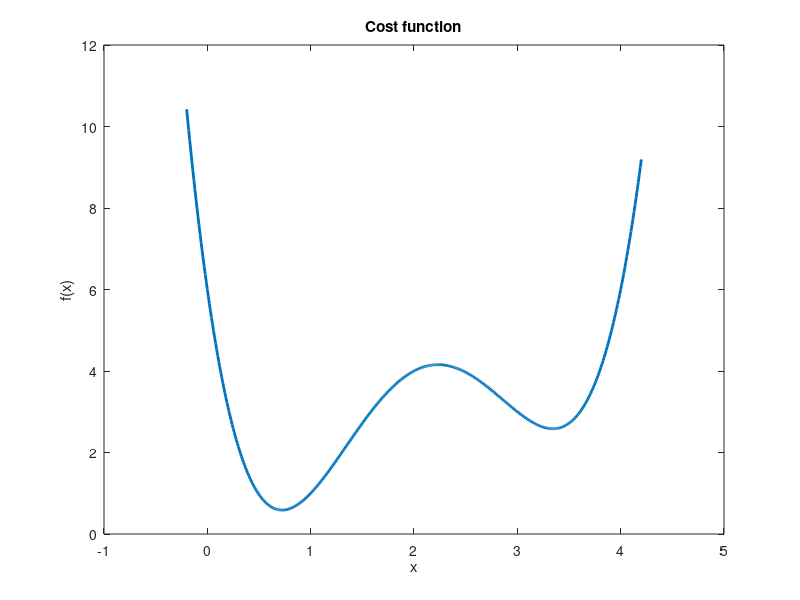

The MATLAB source for this figure: (Note: this script raises an error after producing the figure.)
clc; clear; close all;

dx = 0.01;
x = -0.2:dx:4.2;

f = @(x) 5/6 * x.^4 - 7*x.^3 + 115/6 * x.^2 - 18.*x + 6;

figure;
plot(x, f(x), 'linewidth', 2);
title('Cost function')
xlabel('x');
ylabel('f(x)')
 

%% Part b

clc; close all;

syms x;
fx = 5/6 * x.^4 - 7*x.^3 + 115/6 * x.^2 - 18.*x + 6;
df = matlabFunction(diff(f, x));

avg = 2.05;
init_x = randn() + avg;

learningRate = 0.02;
n_iter = 100;

% Perform gradient descent
x = init_x;
for i = 1:n_iter
    
    df_val = df(x);
    % Update the current point using the derivative and learning rate
    x = x - learningRate * df_val;
    
    % Check for convergence (i.e., when the derivative is close to zero)
    if abs(df_val) < 1e-2
        break;
    end
end

% Display the final result
disp(['The initial value: x = ', num2str(init_x)])
disp(['Number of iterations: ', num2str(i)])
disp(['Minimum point: x = ', num2str(x)]);
disp(['Minimum value: f(x) = ', num2str(f(x))]);

%% part b (continued)

clc;

eta = [0.01, 0.02, 0.04, 0.08, 0.1];
avg = 2.05;
max_iter = 100;
    
for i=1:length(eta)
   
    init_x = randn() + avg;

    [n_iter, min_x, min_v] = gradient_descent(init_x, eta(i), max_iter, f);
    
    % Display the final result
    disp(['Learning rate = ', num2str(eta(i))])
    disp(['The initial value: x = ', num2str(init_x)])
    disp(['Number of iterations: ', num2str(n_iter)])
    disp(['Minimum point: x = ', num2str(min_x)]);
    disp(['Minimum value: f(x) = ', num2str(min_v)]);
    disp('-----------------------------')
   
end

%% part c

clc; close all;

global_min = min(f(x));
avg = 2.05;
prob = zeros(1, length(eta));
max_iter = 200;

for i=1:length(eta)
   
    N = 100;
    n_true_min = 0;
    
    for j=1:N
        init_x = randn() + avg;
        [n_iter, min_x, min_v] = gradient_descent(init_x, eta(i), max_iter, f);
        if abs(min_v - global_min) < 1e-5
           n_true_min = n_true_min + 1;
        end
    end
        
    prob(i) = n_true_min / N;
    
end

figure;
bar(eta, prob)
xlabel('eta')
ylabel('Probability')
title('Probability of reaching the global min')
xlim([-0.02 0.12])
ylim([0 1])

%% part d

clc; close all;

global_min = min(f(x));
avg = 0:0.5:4;
prob = zeros(1, length(avg));
eta = 0.02;
max_iter = 200;

for i=1:length(avg)
   
    N = 100;
    n_true_min = 0;
    
    for j=1:N
        init_x = randn() + avg(i);
        [n_iter, min_x, min_v] = gradient_descent(init_x, eta, max_iter, f);
        if abs(min_v - global_min) < 1e-5
           n_true_min = n_true_min + 1;
        end
    end
        
    prob(i) = n_true_min / N;
    
end

figure;
bar(avg, prob)
xlabel('average')
ylabel('Probability')
title('Probability of reaching the global min')
xlim([-0.5 4.5])
ylim([0 1])

%% part e

clc; close all;

eta = [0.01, 0.02, 0.04, 0.08, 0.1, 0.15, 0.2, 0.4];
global_min = min(f(x));
avg = 2.05;
prob = zeros(1, length(eta));
max_iter = 50;

for i=1:length(eta)
   
    N = 100;
    n_diverge = 0;
    
    for j=1:N
        init_x = randn() + avg;
        [n_iter, min_x, min_v, flag] = modified_gradient_descent(init_x, eta(i), max_iter, f);
        if ~flag
           n_diverge = n_diverge + 1;
        end
    end
        
    prob(i) = n_diverge / N;
    
end

figure;
bar(eta, prob)
xlabel('eta')
ylabel('Probability')
title('Probability of divergence')
xlim([-0.02 0.45])
ylim([0 1])


%% Functions

function [i, min_x, min_v] = gradient_descent(init_x, eta, n_iter, f)

    syms x
    df = matlabFunction(diff(f, x));
    
    % Perform gradient descent
    x = init_x;
    for i = 1:n_iter

        df_val = df(x);
        % Update the current point using the derivative and learning rate
        x = x - eta * df_val;

        % Check for convergence (i.e., when the derivative is close to zero)
        if abs(df_val) < 1e-2
            break;
        end
    end
    
    min_x = x;
    min_v = f(x);
    
end

function [i, min_x, min_v, flag] = modified_gradient_descent(init_x, eta, n_iter, f)

    syms x
    df = matlabFunction(diff(f, x));
    
    flag = 0; % not converged
    % Perform gradient descent
    x = init_x;
    for i = 1:n_iter

        df_val = df(x);
        % Update the current point using the derivative and learning rate
        x = x - eta * df_val;

        % Check for convergence (i.e., when the derivative is close to zero)
        if abs(df_val) < 1e-2
            flag = 1; % converged
            break;
        end
    end
    
    min_x = x;
    min_v = f(x);
    
end